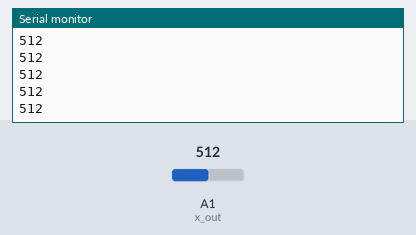
Simulated run of this sketch. Board: Arduino Uno, built with avr-gcc and run on an emulated ATmega328P. Parts: the last lines printed to the serial monitor. The test bench sets the inputs (shaded band); at power-on: A1 (x_out) = 512.

Above: at 1.2 s.
1.3 s: A1 (x_out) set to 716
At 1.4 s:
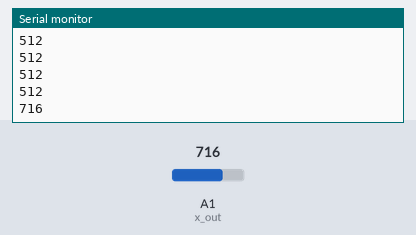
2.8 s: A1 (x_out) set to 900
At 2.81 s:
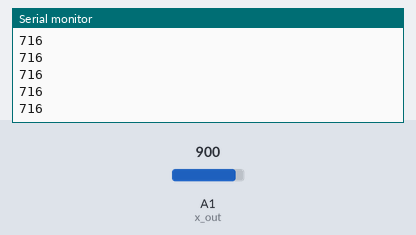
Timing chart, 0 to 5.8 s (numbered marks = the images above; inputs shaded):
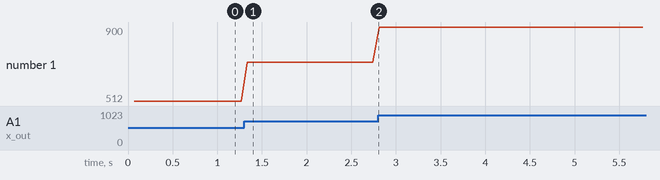

The sketch:

Gyro_Arduino.ino
```cpp
/*
 * I've used the GY-61 analog Gyroscope sensor with an Arduino Nano
 */

#include <math.h>
const int x_out = A1; /* connect x_out of module to A1 of UNO board */

void setup() {
  Serial.begin(9600);
}

void loop() {
  delay(70);
  int x_adc_value;
  double x_g_value;
  x_adc_value = analogRead(x_out); /* Digital value of voltage on x_out pin */
  Serial.println(x_adc_value);
  x_g_value = ( ( ( (double)(x_adc_value * 5)/1024) - 1.65 ) / 0.330 ); /* Acceleration in x-direction in g units */
}
```

Measured:
- after the input at 1.3 s, the serial monitor: prints a new line at once (image 1)
- plotted number 1: 512 → 716 after the input at 1.3 s, 716 → 900 after the input at 2.8 s
